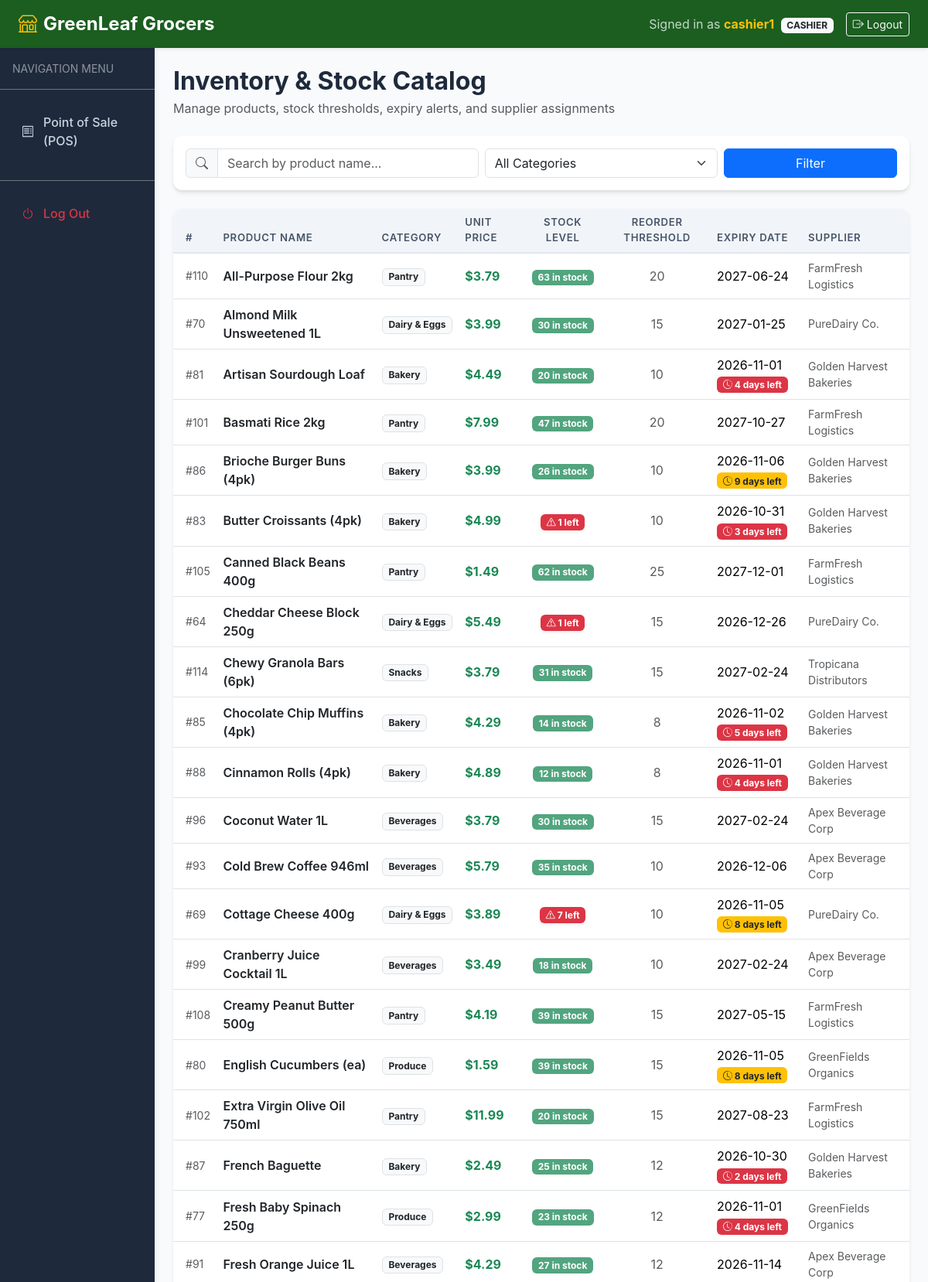
The app's page /products/ (signed in, upper part) with its own data.
### tables this page shows
CREATE TABLE products (
    product_id INTEGER PRIMARY KEY AUTOINCREMENT,
    name TEXT NOT NULL,
    category TEXT NOT NULL,
    unit_price REAL NOT NULL CHECK(unit_price >= 0),
    stock_qty INTEGER NOT NULL DEFAULT 0 CHECK(stock_qty >= 0),
    reorder_level INTEGER NOT NULL DEFAULT 10 CHECK(reorder_level >= 0),
    expiry_date DATE NOT NULL,
    supplier_id INTEGER REFERENCES suppliers(supplier_id) ON DELETE SET NULL,
    created_at TIMESTAMP DEFAULT CURRENT_TIMESTAMP
);

CREATE TABLE suppliers (
    supplier_id INTEGER PRIMARY KEY AUTOINCREMENT,
    name TEXT NOT NULL,
    phone TEXT NOT NULL,
    email TEXT,
    created_at TIMESTAMP DEFAULT CURRENT_TIMESTAMP
);

### app/routes/products.py (the view)
@products_bp.route("/")
@login_required
def index():
    search_query = request.args.get("search", "").strip()
    category_filter = request.args.get("category", "").strip()
    products = Product.get_all(
        category=category_filter if category_filter else None,
        search=search_query if search_query else None
    )
    suppliers = Supplier.get_all()
    today = datetime.now().date()
    for p in products:
        try:
            exp_d = datetime.strptime(str(p["expiry_date"]), "%Y-%m-%d").date()
            p["days_left"] = (exp_d - today).days
        except Exception:
            p["days_left"] = 999
    return render_template(
        "products/index.html",
        products=products,
        suppliers=suppliers,
        categories=CATEGORIES,
        current_search=search_query,
        current_category=category_filter
    )

### app/auth_utils.py (called while the page is built)
def login_required(f):
    @wraps(f)
    def decorated_function(*args, **kwargs):
        if "user_id" not in session:
            flash("Please log in to access this page.", "warning")
            return redirect(url_for("auth.login", next=request.endpoint))
        return f(*args, **kwargs)
    return decorated_function

### app/database.py (called while the page is built)
def get_db_connection(db_path: str | Path | None = None) -> sqlite3.Connection:
    if db_path is None:
        try:
            from flask import current_app, has_app_context
            if has_app_context() and "DATABASE_PATH" in current_app.config:
                path = current_app.config["DATABASE_PATH"]
            else:
                path = DEFAULT_DB_PATH
        except ImportError:
            path = DEFAULT_DB_PATH
    else:
        path = db_path
    conn = sqlite3.connect(path)
    conn.row_factory = sqlite3.Row
    conn.execute("PRAGMA foreign_keys = ON;")
    return conn

### app/models.py (called while the page is built)
    @classmethod
    def get_all(cls, db_path=None) -> List[Dict]:
        conn = get_db_connection(db_path)
        try:
            rows = conn.execute("SELECT * FROM suppliers ORDER BY name ASC").fetchall()
            return [dict(r) for r in rows]
        finally:
            conn.close()

    @classmethod
    def get_all(cls, category: Optional[str] = None, search: Optional[str] = None, db_path=None) -> List[Dict]:
        conn = get_db_connection(db_path)
        try:
            query = """
                SELECT p.*, s.name as supplier_name
                FROM products p
                LEFT JOIN suppliers s ON p.supplier_id = s.supplier_id
                WHERE 1=1
            """
            params = []
            if category:
                query += " AND p.category = ?"
                params.append(category)
            if search:
                query += " AND (p.name LIKE ? OR p.category LIKE ?)"
                params.extend([f"%{search}%", f"%{search}%"])
            query += " ORDER BY p.name ASC"
            rows = conn.execute(query, params).fetchall()
            return [dict(r) for r in rows]
        finally:
            conn.close()

### app/templates/products/index.html (shortened to what this page needs)
{% extends "base.html" %}
{% block content %}
<div class="d-flex flex-column flex-md-row justify-content-between align-items-md-center gap-3 mb-4">
    <div>
        <h2 class="fw-bold mb-1">Inventory & Stock Catalog</h2>
        <p class="text-muted mb-0">Manage products, stock thresholds, expiry alerts, and supplier assignments</p>
    </div>
</div>
<div class="card p-3 mb-4">
    <form method="GET" action="{{ url_for('products.index') }}" class="row g-2 align-items-center">
        <div class="col-md-5">
            <div class="input-group">
                <span class="input-group-text bg-light"><i class="bi bi-search text-muted"></i></span>
                <input type="text" class="form-control" name="search" placeholder="Search by product name..." value="{{ current_search }}">
            </div>
        </div>
        <div class="col-md-4">
            <select class="form-select" name="category">
                <option value="">All Categories</option>
            </select>
        </div>
        <div class="col-md-3 d-flex gap-2">
            <button type="submit" class="btn btn-primary flex-grow-1">Filter</button>
        </div>
    </form>
</div>
<div class="card p-0 overflow-hidden shadow-sm">
    <div class="table-responsive">
        <table class="table table-hover align-middle mb-0">
            <thead>
                <tr>
                    <th class="ps-3">#</th>
                    <th>Product Name</th>
                    <th>Category</th>
                    <th>Unit Price</th>
                    <th class="text-center">Stock Level</th>
                    <th class="text-center">Reorder Threshold</th>
                    <th>Expiry Date</th>
                    <th>Supplier</th>
                </tr>
            </thead>
            <tbody>
                {% if products %}
                    {% for p in products %}
                    <tr>
                        <td class="ps-3 text-muted small">#{{ p.product_id }}</td>
                        <td class="fw-semibold text-dark">{{ p.name }}</td>
                        <td><span class="badge bg-light text-dark border">{{ p.category }}</span></td>
                        <td class="fw-bold text-success">${{ "%.2f"|format(p.unit_price) }}</td>
                        <td class="text-center">
                            {% if p.stock_qty <= p.reorder_level %}
                                <span class="badge bg-danger shadow-sm" title="Stock at or below reorder level">
                                    <i class="bi bi-exclamation-triangle"></i> {{ p.stock_qty }} left
                                </span>
                            {% else %}
                                <span class="badge bg-success bg-opacity-75">{{ p.stock_qty }} in stock</span>
                            {% endif %}
                        </td>
                        <td class="text-center text-muted">{{ p.reorder_level }}</td>
                        <td>
                            <div>{{ p.expiry_date }}</div>
                            {% if p.days_left is defined and p.days_left <= 15 %}
                                <span class="badge {% if p.days_left <= 7 %}bg-danger{% else %}bg-warning text-dark{% endif %} small">
                                    <i class="bi bi-clock-history"></i> {{ p.days_left }} days left
                                </span>
                            {% endif %}
                        </td>
                        <td class="small text-muted">{{ p.supplier_name or 'Unassigned' }}</td>
                    </tr>
                    {% endfor %}
                {% endif %}
            </tbody>
        </table>
    </div>
</div>
{% endblock %}

### app/static/css/style.css (style rules this page uses)
:root { --primary-green: #2e7d32; --primary-green-dark: #1b5e20; --primary-green-light: #e8f5e9; --accent-orange: #f57c00; --accent-red: #d32f2f; --sidebar-bg: #1e293b; --sidebar-hover: #334155; --card-shadow: 0 4px 6px -1px rgba(0, 0, 0, 0.1), 0 2px 4px -1px rgba(0, 0, 0, 0.06); }
body { background-color: #f8fafc; font-family: -apple-system, BlinkMacSystemFont, "Segoe UI", Roboto, "Helvetica Neue", Arial, sans-serif; color: #1e293b; min-height: 100vh; }
.card { border: none; border-radius: 0.75rem; box-shadow: var(--card-shadow); transition: transform 0.2s ease, box-shadow 0.2s ease; }
.table thead th { background-color: #f1f5f9; color: #475569; font-size: 0.825rem; text-transform: uppercase; letter-spacing: 0.05em; font-weight: 600; border-bottom: 2px solid #e2e8f0; }

### records on screen
products: product_id "110", name "All-Purpose Flour 2kg", category "Pantry", unit_price "3.79", stock_qty "63", reorder_level "20", expiry_date "2027-06-24", name "FarmFresh Logistics"
products: product_id "70", name "Almond Milk Unsweetened 1L", category "Dairy & Eggs", unit_price "3.99", stock_qty "30", reorder_level "15", expiry_date "2027-01-25", name "PureDairy Co."
products: product_id "81", name "Artisan Sourdough Loaf", category "Bakery", unit_price "4.49", stock_qty "20", reorder_level "10", expiry_date "2026-11-01", days_left "4", name "Golden Harvest Bakeries"
products: product_id "101", name "Basmati Rice 2kg", category "Pantry", unit_price "7.99", stock_qty "47", reorder_level "20", expiry_date "2027-10-27", name "FarmFresh Logistics"
products: product_id "86", name "Brioche Burger Buns (4pk)", category "Bakery", unit_price "3.99", stock_qty "26", reorder_level "10", expiry_date "2026-11-06", days_left "9", name "Golden Harvest Bakeries"
products: product_id "83", name "Butter Croissants (4pk)", category "Bakery", unit_price "4.99", stock_qty "1", reorder_level "10", expiry_date "2026-10-31", days_left "3", name "Golden Harvest Bakeries"
products: product_id "105", name "Canned Black Beans 400g", category "Pantry", unit_price "1.49", stock_qty "62", reorder_level "25", expiry_date "2027-12-01", name "FarmFresh Logistics"
products: product_id "64", name "Cheddar Cheese Block 250g", category "Dairy & Eggs", unit_price "5.49", stock_qty "1", reorder_level "15", expiry_date "2026-12-26", name "PureDairy Co."
products: product_id "114", name "Chewy Granola Bars (6pk)", category "Snacks", unit_price "3.79", stock_qty "31", reorder_level "15", expiry_date "2027-02-24", name "Tropicana Distributors"
products: product_id "85", name "Chocolate Chip Muffins (4pk)", category "Bakery", unit_price "4.29", stock_qty "14", reorder_level "8", expiry_date "2026-11-02", days_left "5", name "Golden Harvest Bakeries"
products: product_id "88", name "Cinnamon Rolls (4pk)", category "Bakery", unit_price "4.89", stock_qty "12", reorder_level "8", expiry_date "2026-11-01", days_left "4", name "Golden Harvest Bakeries"
products: product_id "96", name "Coconut Water 1L", category "Beverages", unit_price "3.79", stock_qty "30", reorder_level "15", expiry_date "2027-02-24", name "Apex Beverage Corp"
products: product_id "93", name "Cold Brew Coffee 946ml", category "Beverages", unit_price "5.79", stock_qty "35", reorder_level "10", expiry_date "2026-12-06", name "Apex Beverage Corp"
products: product_id "69", name "Cottage Cheese 400g", category "Dairy & Eggs", unit_price "3.89", stock_qty "7", reorder_level "10", expiry_date "2026-11-05", days_left "8", name "PureDairy Co."
products: product_id "99", name "Cranberry Juice Cocktail 1L", category "Beverages", unit_price "3.49", stock_qty "18", reorder_level "10", expiry_date "2027-02-24", name "Apex Beverage Corp"
products: product_id "108", name "Creamy Peanut Butter 500g", category "Pantry", unit_price "4.19", stock_qty "39", reorder_level "15", expiry_date "2027-05-15", name "FarmFresh Logistics"
products: product_id "80", name "English Cucumbers (ea)", category "Produce", unit_price "1.59", stock_qty "39", reorder_level "15", expiry_date "2026-11-05", days_left "8", name "GreenFields Organics"
products: product_id "102", name "Extra Virgin Olive Oil 750ml", category "Pantry", unit_price "11.99", stock_qty "20", reorder_level "15", expiry_date "2027-08-23", name "FarmFresh Logistics"
products: product_id "87", name "French Baguette", category "Bakery", unit_price "2.49", stock_qty "25", reorder_level "12", expiry_date "2026-10-30", days_left "2", name "Golden Harvest Bakeries"
products: product_id "77", name "Fresh Baby Spinach 250g", category "Produce", unit_price "2.99", stock_qty "23", reorder_level "12", expiry_date "2026-11-01", days_left "4", name "GreenFields Organics"
products: product_id "91", name "Fresh Orange Juice 1L", category "Beverages", unit_price "4.29", stock_qty "27", reorder_level "12", expiry_date "2026-11-14", name "Apex Beverage Corp"

### other values on screen
{{ current_username }} "cashier1"
{{ current_role }} "CASHIER"
